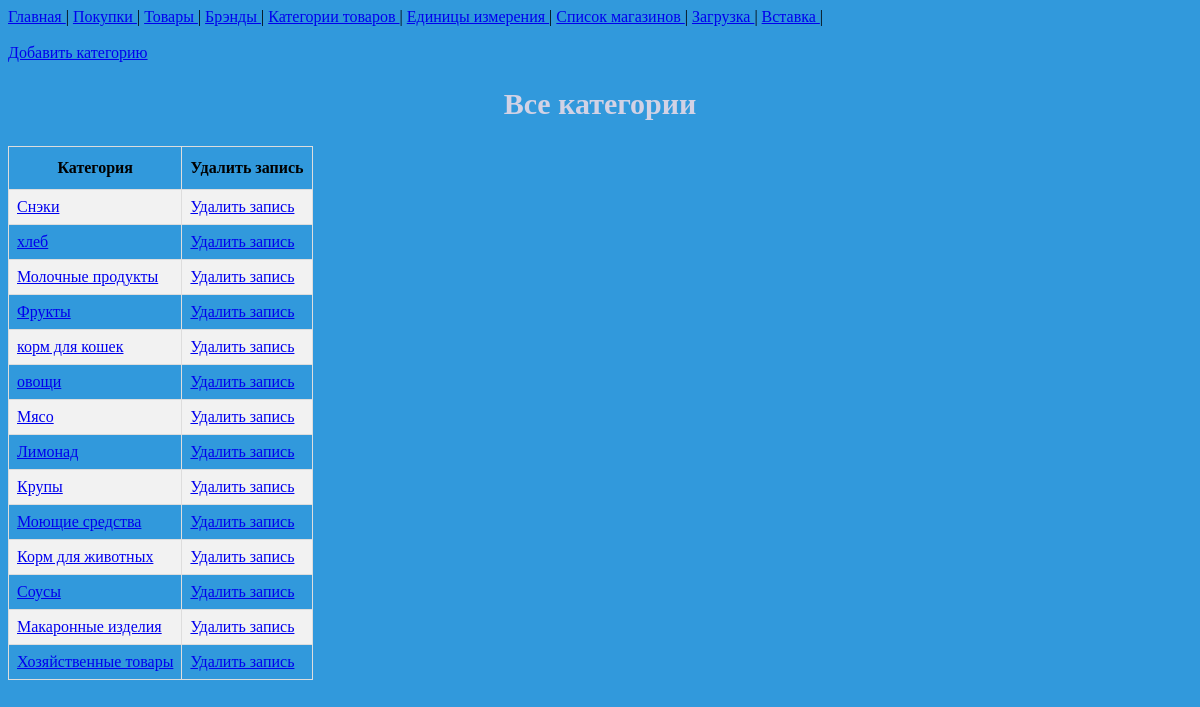
The page /category/ on the database its author committed.
### buy/models.py (models this page shows, shortened)
class Category(models.Model):
    name = models.CharField(max_length=60)
    def get_url(self):
        return reverse('update-category', args=[self.id])
    def del_url(self):
        return reverse('del-category', args=[self.id])

### buy/views.py (the view)
# urls.py: path('category/', views.ListCategory.as_view(), name='list-category'),
class ListCategory(ListView):
    template_name = 'buy/list_category.html'
    model = Category

### buy/templates/buy/list_category.html (shortened to what this page needs)
{% extends 'buy/base.html' %}
{% block content %}
    {% include 'includes/navbar.html' %}
    <br>
    <a href=" {% url 'create-category' %} " > Добавить категорию </a>
    <h2>Все категории </h2>
    <table>
        <tr>
            <th>Категория</th>
            <th>Удалить запись</th>
        </tr>
        {% for category in object_list %}
            <tr>
                <td> <a href="{{ category.get_url }}"> {{ category.name }} </a> </td>
                <td> <a href=" {{ category.del_url }} ">Удалить запись</a> </td>
            </tr>
        {% endfor %}
    </table>
{% endblock %}

### static/css/base.css (style rules this page uses)
html { background-color: #3199dc; }
h2 { color: #d2d2e5; text-align: center; font-family: "Comic Sans MS", "Comic Sans", cursive; font-size: 30px; }
table { border-collapse: collapse; }
table td, table th { border: 1px solid #ddd; padding: 8px; }
table tr:nth-child(even) { background-color: #f2f2f2; }
table th { padding-top: 12px; padding-bottom: 12px; text-align: top; }

### rows shown on the page
Category: name "Снэки"
Category: name "хлеб"
Category: name "Молочные продукты"
Category: name "Фрукты"
Category: name "корм для кошек"
Category: name "овощи"
Category: name "Мясо"
Category: name "Лимонад"
Category: name "Крупы"
Category: name "Моющие средства"
Category: name "Корм для животных"
Category: name "Соусы"
Category: name "Макаронные изделия"
Category: name "Хозяйственные товары"
